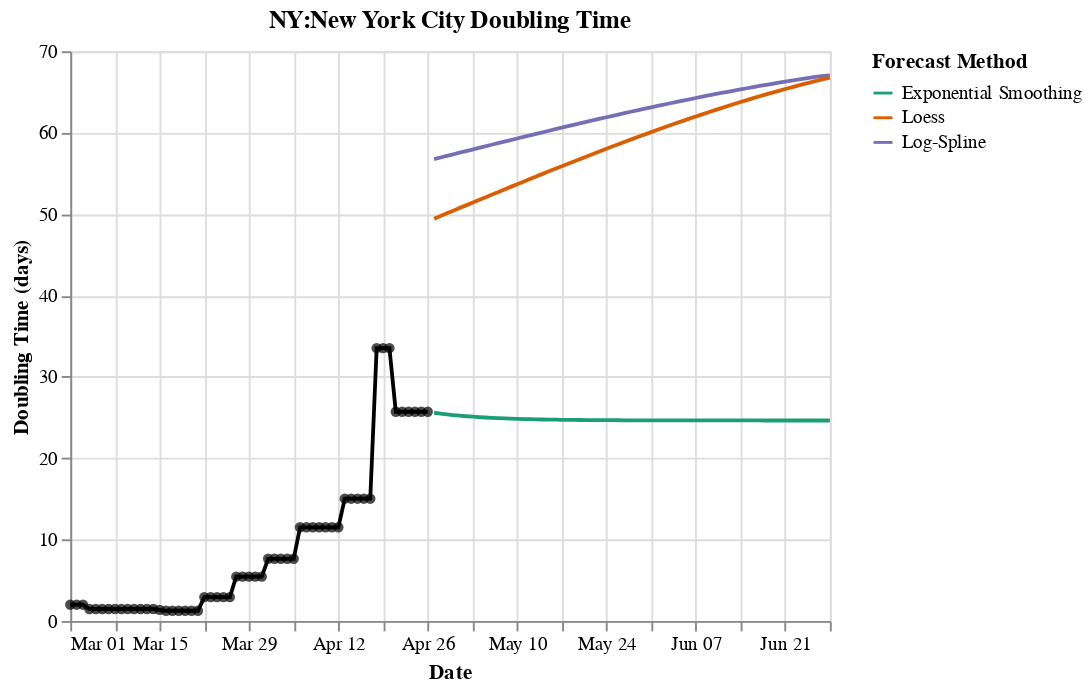

Here is the notebook cell this chart was saved with:
### Code cell
importlib.reload(charts_empirical)
c = charts_empirical.plot_dynamic_doubling_fit(d)
c
